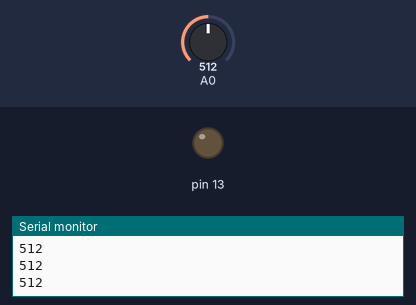
A sketch run on a simulated Arduino Uno, built with avr-gcc and run on an emulated ATmega328P. Shown: output pins drawn as LEDs (lit = HIGH), the last lines printed to the serial monitor. The inputs (shaded band) are chosen by the test bench; at power-on: A0 = 512.

Above: at 1.3 s.
1.4 s: A0 set to 986
3.2 s: A0 set to 1008
At 4.3 s:
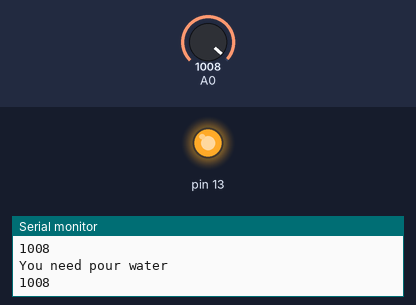
5.5 s: A0 set to 811
7.2 s: A0 set to 793
At 8.7 s:
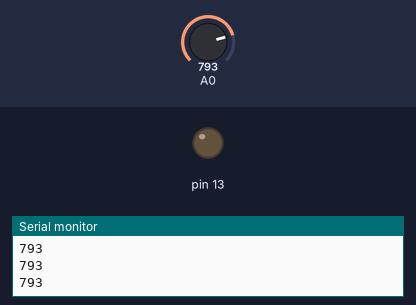
9.5 s: A0 set to 1010
At 10.3 s:
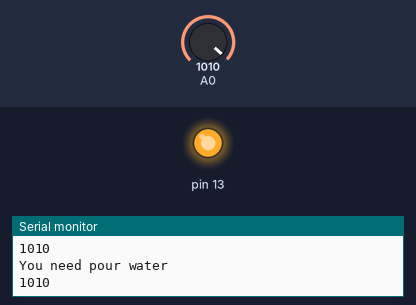
Timing chart, 0 to 12.5 s (numbered marks = the images above; inputs shaded):
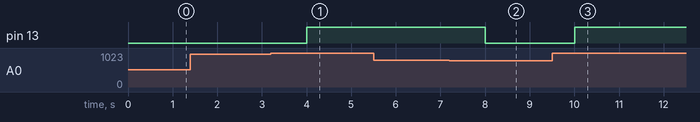

The sketch:

main.ino
```cpp
void setup() {
  Serial.begin(9600);
  pinMode(13, OUTPUT);

}

void loop() {
  int sensorValue = analogRead(A0);
  Serial.println(sensorValue);
  delay(500);

  if(sensorValue <= 800){
    digitalWrite(13, LOW);

  }
  else if(sensorValue > 1000){
    digitalWrite(13, HIGH);
    Serial.println("You need pour water");
  }
}
```

Measured:
- the behaviour switches between 1000 and 1001 on A0 (found by bisection; images 0 and 1)
- the behaviour switches between 801 and 800 on A0 (found by bisection; images 1 and 2)
- after the input at 3.2 s, pin 13: LOW → HIGH after 0.80 s
- after the input at 7.2 s, pin 13: HIGH → LOW after 0.81 s
- after the input at 9.5 s, pin 13: LOW → HIGH after 0.51 s
